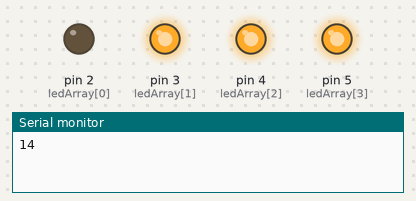
A sketch run on a simulated Arduino Uno, built with avr-gcc and run on an emulated ATmega328P. On the bench: output pins drawn as LEDs (lit = HIGH), the last lines printed to the serial monitor. Random numbers use the default seed unless the sketch sets one.

Above: at 0.1 s.
At 2.1 s:
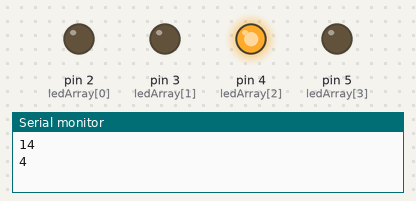
At 8.1 s:
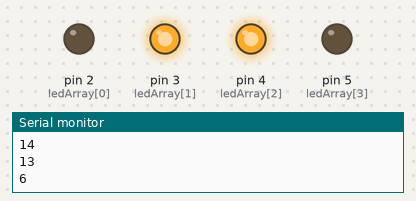
At 18.1 s:
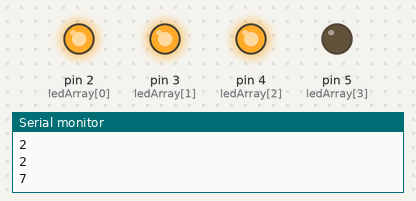
At 28.1 s:
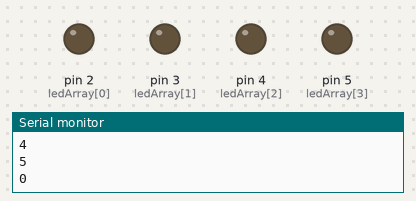
At 38.1 s:
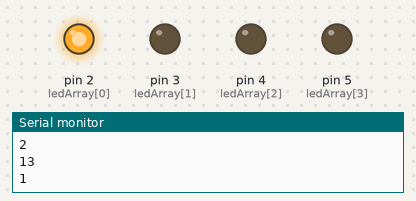
Timing chart, 0 to 39.6 s (numbered marks = the images above):
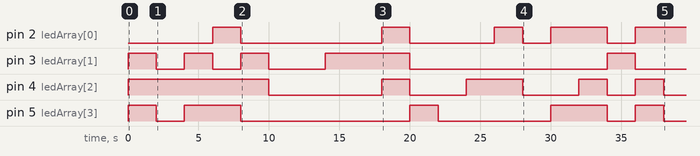

Measured:
- by itself, pin 2 (ledArray[0]): LOW → HIGH at 6.0 s, → LOW 2.0 s later, → HIGH 10.0 s later, → LOW 2.0 s later, … (9 changes in this stretch)
- by itself, pin 3 (ledArray[1]): LOW → HIGH at 0.00 s, → LOW 2.0 s later, → HIGH 2.0 s later, → LOW 2.0 s later, … (10 changes in this stretch)
- by itself, pin 4 (ledArray[2]): LOW → HIGH at 0.00 s, → LOW 10.0 s later, → HIGH 8.0 s later, → LOW 2.0 s later, … (10 changes in this stretch)
- by itself, pin 5 (ledArray[3]): LOW → HIGH at 0.00 s, → LOW 2.0 s later, → HIGH 2.0 s later, → LOW 4.0 s later, … (10 changes in this stretch)

The sketch:

Oef4.ino
```cpp
int rndm;
const byte ledArray [] = {2 ,3 ,4 ,5};
void setup() {
  // put your setup code here, to run once:
  for ( int x = 0; x < 4; x++) {
    pinMode (ledArray[x] , OUTPUT) ;
  }
  Serial.begin(9600);
  randomSeed(analogRead(1));
}

void loop() {
  rndm = random(0,15);
  Serial.println(rndm); //Zodat je kan controleren op Serieel Test venster wat de waarde is
  for(int i = 0; i < 4; i++){
   digitalWrite(ledArray[i], bitRead(rndm,i)); ;
  }
  delay(2000);

}
```
